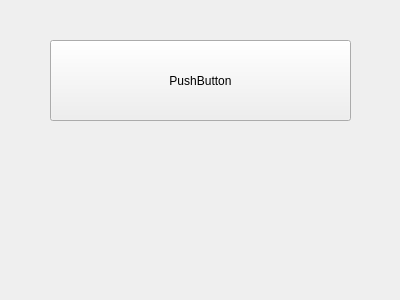
<?xml version="1.0" encoding="UTF-8"?>
<ui version="4.0">
 <class>Widget</class>
 <widget class="QWidget" name="Widget">
  <property name="geometry">
   <rect>
    <x>0</x>
    <y>0</y>
    <width>400</width>
    <height>300</height>
   </rect>
  </property>
  <property name="windowTitle">
   <string>Widget</string>
  </property>
  <widget class="QPushButton" name="pushButton">
   <property name="geometry">
    <rect>
     <x>50</x>
     <y>40</y>
     <width>301</width>
     <height>81</height>
    </rect>
   </property>
   <property name="text">
    <string>PushButton</string>
   </property>
  </widget>
  <widget class="QLabel" name="label">
   <property name="geometry">
    <rect>
     <x>40</x>
     <y>140</y>
     <width>301</width>
     <height>111</height>
    </rect>
   </property>
   <property name="font">
    <font>
     <pointsize>16</pointsize>
    </font>
   </property>
   <property name="text">
    <string/>
   </property>
   <property name="alignment">
    <set>Qt::AlignCenter</set>
   </property>
  </widget>
 </widget>
 <layoutdefault spacing="6" margin="11"/>
 <resources/>
 <connections/>
</ui>
